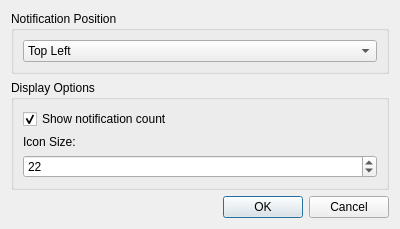
<?xml version="1.0" encoding="UTF-8"?>
<ui version="4.0">
 <class>NotificationConfigurationDialog</class>
 <widget class="QDialog" name="NotificationConfigurationDialog">
  <property name="geometry">
   <rect>
    <x>0</x>
    <y>0</y>
    <width>400</width>
    <height>200</height>
   </rect>
  </property>
  <property name="windowTitle">
   <string>Notification Configuration</string>
  </property>
  <layout class="QVBoxLayout" name="verticalLayout">
   <item>
    <widget class="QGroupBox" name="groupBox">
     <property name="title">
      <string>Notification Position</string>
     </property>
     <layout class="QVBoxLayout" name="verticalLayout_2">
      <item>
       <widget class="QComboBox" name="positionComboBox">
        <item>
         <property name="text">
          <string>Top Left</string>
         </property>
        </item>
        <item>
         <property name="text">
          <string>Top Right</string>
         </property>
        </item>
        <item>
         <property name="text">
          <string>Bottom Left</string>
         </property>
        </item>
        <item>
         <property name="text">
          <string>Bottom Right</string>
         </property>
        </item>
        <item>
         <property name="text">
          <string>Center</string>
         </property>
        </item>
        <item>
         <property name="text">
          <string>At Applet Position</string>
         </property>
        </item>
       </widget>
      </item>
     </layout>
    </widget>
   </item>
   <item>
    <widget class="QGroupBox" name="groupBox_2">
     <property name="title">
      <string>Display Options</string>
     </property>
     <layout class="QVBoxLayout" name="verticalLayout_3">
      <item>
       <widget class="QCheckBox" name="showCountCheckBox">
        <property name="text">
         <string>Show notification count</string>
        </property>
        <property name="checked">
         <bool>true</bool>
        </property>
       </widget>
      </item>
      <item>
       <widget class="QLabel" name="label">
        <property name="text">
         <string>Icon Size:</string>
        </property>
       </widget>
      </item>
      <item>
       <widget class="QSpinBox" name="iconSizeSpinBox">
        <property name="minimum">
         <number>16</number>
        </property>
        <property name="maximum">
         <number>48</number>
        </property>
        <property name="value">
         <number>22</number>
        </property>
       </widget>
      </item>
     </layout>
    </widget>
   </item>
   <item>
    <widget class="QDialogButtonBox" name="buttonBox">
     <property name="orientation">
      <enum>Qt::Horizontal</enum>
     </property>
     <property name="standardButtons">
      <set>QDialogButtonBox::Cancel|QDialogButtonBox::Ok</set>
     </property>
    </widget>
   </item>
  </layout>
 </widget>
 <resources/>
 <connections>
  <connection>
   <sender>buttonBox</sender>
   <signal>accepted()</signal>
   <receiver>NotificationConfigurationDialog</receiver>
   <slot>accept()</slot>
   <hints>
    <hint type="sourcelabel">
     <x>248</x>
     <y>254</y>
    </hint>
    <hint type="destinationlabel">
     <x>157</x>
     <y>274</y>
    </hint>
   </hints>
  </connection>
  <connection>
   <sender>buttonBox</sender>
   <signal>rejected()</signal>
   <receiver>NotificationConfigurationDialog</receiver>
   <slot>reject()</slot>
   <hints>
    <hint type="sourcelabel">
     <x>316</x>
     <y>260</y>
    </hint>
    <hint type="destinationlabel">
     <x>286</x>
     <y>274</y>
    </hint>
   </hints>
  </connection>
 </connections>
</ui>
